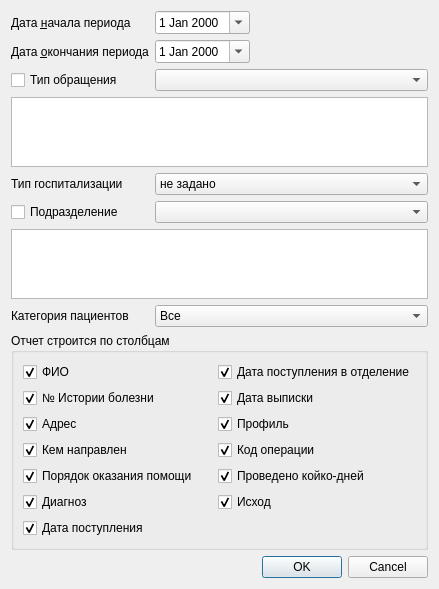
<?xml version="1.0" encoding="UTF-8"?>
<ui version="4.0">
 <class>ReportListLeavedClient</class>
 <widget class="QDialog" name="ReportListLeavedClient">
  <property name="geometry">
   <rect>
    <x>0</x>
    <y>0</y>
    <width>413</width>
    <height>549</height>
   </rect>
  </property>
  <property name="windowTitle">
   <string>Dialog</string>
  </property>
  <layout class="QGridLayout" name="gridLayout">
   <item row="13" column="0" colspan="4">
    <widget class="QGroupBox" name="grpFilterColumns">
     <property name="title">
      <string>Отчет строится по столбцам</string>
     </property>
     <layout class="QGridLayout" name="gridLayout_2">
      <item row="6" column="0">
       <widget class="QCheckBox" name="chkOrderEvent">
        <property name="text">
         <string>Порядок оказания помощи</string>
        </property>
        <property name="checked">
         <bool>true</bool>
        </property>
       </widget>
      </item>
      <item row="4" column="0">
       <widget class="QCheckBox" name="chkOrgReceived">
        <property name="text">
         <string>Кем направлен</string>
        </property>
        <property name="checked">
         <bool>true</bool>
        </property>
       </widget>
      </item>
      <item row="2" column="0">
       <widget class="QCheckBox" name="chkAddress">
        <property name="text">
         <string>Адрес</string>
        </property>
        <property name="checked">
         <bool>true</bool>
        </property>
       </widget>
      </item>
      <item row="0" column="0">
       <widget class="QCheckBox" name="chkFIO">
        <property name="text">
         <string>ФИО</string>
        </property>
        <property name="checked">
         <bool>true</bool>
        </property>
       </widget>
      </item>
      <item row="1" column="0">
       <widget class="QCheckBox" name="chkExternalId">
        <property name="text">
         <string>№ Истории болезни</string>
        </property>
        <property name="checked">
         <bool>true</bool>
        </property>
       </widget>
      </item>
      <item row="8" column="0">
       <widget class="QCheckBox" name="chkDiagnosis">
        <property name="text">
         <string>Диагноз</string>
        </property>
        <property name="checked">
         <bool>true</bool>
        </property>
       </widget>
      </item>
      <item row="9" column="0">
       <widget class="QCheckBox" name="chkSetDate">
        <property name="text">
         <string>Дата поступления</string>
        </property>
        <property name="checked">
         <bool>true</bool>
        </property>
       </widget>
      </item>
      <item row="0" column="1">
       <widget class="QCheckBox" name="chkMovingDate">
        <property name="text">
         <string>Дата поступления в отделение</string>
        </property>
        <property name="checked">
         <bool>true</bool>
        </property>
       </widget>
      </item>
      <item row="1" column="1">
       <widget class="QCheckBox" name="chkLeavedDate">
        <property name="text">
         <string>Дата выписки</string>
        </property>
        <property name="checked">
         <bool>true</bool>
        </property>
       </widget>
      </item>
      <item row="2" column="1">
       <widget class="QCheckBox" name="chkProfile">
        <property name="text">
         <string>Профиль</string>
        </property>
        <property name="checked">
         <bool>true</bool>
        </property>
       </widget>
      </item>
      <item row="4" column="1">
       <widget class="QCheckBox" name="chkOperation">
        <property name="text">
         <string>Код операции</string>
        </property>
        <property name="checked">
         <bool>true</bool>
        </property>
       </widget>
      </item>
      <item row="6" column="1">
       <widget class="QCheckBox" name="chkDays">
        <property name="text">
         <string>Проведено койко-дней</string>
        </property>
        <property name="checked">
         <bool>true</bool>
        </property>
       </widget>
      </item>
      <item row="8" column="1">
       <widget class="QCheckBox" name="chkResult">
        <property name="text">
         <string>Исход</string>
        </property>
        <property name="checked">
         <bool>true</bool>
        </property>
       </widget>
      </item>
     </layout>
    </widget>
   </item>
   <item row="8" column="0">
    <widget class="QCheckBox" name="chkOrgStructure">
     <property name="text">
      <string>Подразделение</string>
     </property>
    </widget>
   </item>
   <item row="0" column="2">
    <widget class="CDateEdit" name="edtBegDate">
     <property name="calendarPopup">
      <bool>true</bool>
     </property>
    </widget>
   </item>
   <item row="6" column="0">
    <widget class="QLabel" name="label_2">
     <property name="text">
      <string>Тип госпитализации</string>
     </property>
    </widget>
   </item>
   <item row="2" column="0" colspan="2">
    <widget class="QLabel" name="lblEndDate">
     <property name="text">
      <string>Дата &amp;окончания периода</string>
     </property>
     <property name="buddy">
      <cstring>edtEndDate</cstring>
     </property>
    </widget>
   </item>
   <item row="0" column="3">
    <spacer name="horizontalSpacer">
     <property name="orientation">
      <enum>Qt::Horizontal</enum>
     </property>
     <property name="sizeHint" stdset="0">
      <size>
       <width>40</width>
       <height>20</height>
      </size>
     </property>
    </spacer>
   </item>
   <item row="14" column="0" colspan="4">
    <widget class="QDialogButtonBox" name="buttonBox">
     <property name="orientation">
      <enum>Qt::Horizontal</enum>
     </property>
     <property name="standardButtons">
      <set>QDialogButtonBox::Cancel|QDialogButtonBox::Ok</set>
     </property>
    </widget>
   </item>
   <item row="0" column="0" colspan="2">
    <widget class="QLabel" name="lblBegDate">
     <property name="text">
      <string>Дата &amp;начала периода</string>
     </property>
     <property name="buddy">
      <cstring>edtBegDate</cstring>
     </property>
    </widget>
   </item>
   <item row="12" column="0">
    <widget class="QLabel" name="label">
     <property name="text">
      <string>Категория пациентов</string>
     </property>
    </widget>
   </item>
   <item row="2" column="2">
    <widget class="CDateEdit" name="edtEndDate">
     <property name="calendarPopup">
      <bool>true</bool>
     </property>
    </widget>
   </item>
   <item row="4" column="2" colspan="2">
    <widget class="CRBComboBox" name="cmbEventType"/>
   </item>
   <item row="4" column="0">
    <widget class="QCheckBox" name="chkEventType">
     <property name="text">
      <string>Тип обращения</string>
     </property>
    </widget>
   </item>
   <item row="5" column="0" colspan="4">
    <widget class="CRBListBox" name="lstEventType"/>
   </item>
   <item row="9" column="0" colspan="4">
    <widget class="CRBListBox" name="lstOrgStructure"/>
   </item>
   <item row="6" column="2" colspan="2">
    <widget class="QComboBox" name="cmbHospitalization">
     <item>
      <property name="text">
       <string>не задано</string>
      </property>
     </item>
     <item>
      <property name="text">
       <string>Круглосуточная</string>
      </property>
     </item>
     <item>
      <property name="text">
       <string>Дневная</string>
      </property>
     </item>
     <item>
      <property name="text">
       <string>Отказ</string>
      </property>
     </item>
    </widget>
   </item>
   <item row="8" column="2" colspan="2">
    <widget class="COrgStructureComboBox" name="cmbOrgStructure"/>
   </item>
   <item row="12" column="2" colspan="2">
    <widget class="QComboBox" name="cmbTypeRegistry">
     <item>
      <property name="text">
       <string>Все</string>
      </property>
     </item>
     <item>
      <property name="text">
       <string>Иностранцы</string>
      </property>
     </item>
     <item>
      <property name="text">
       <string>Иностранцы с регистрацией</string>
      </property>
     </item>
     <item>
      <property name="text">
       <string>Жители Санкт-Петербурга</string>
      </property>
     </item>
     <item>
      <property name="text">
       <string>Жители Лен. области</string>
      </property>
     </item>
     <item>
      <property name="text">
       <string>Иногородние</string>
      </property>
     </item>
    </widget>
   </item>
  </layout>
 </widget>
 <customwidgets>
  <customwidget>
   <class>CDateEdit</class>
   <extends>QDateEdit</extends>
   <header>library/DateEdit</header>
  </customwidget>
  <customwidget>
   <class>CRBComboBox</class>
   <extends>QComboBox</extends>
   <header>library/crbcombobox.h</header>
  </customwidget>
  <customwidget>
   <class>COrgStructureComboBox</class>
   <extends>QComboBox</extends>
   <header>Orgs/OrgStructComboBoxes</header>
  </customwidget>
  <customwidget>
   <class>CRBListBox</class>
   <extends>QListView</extends>
   <header>library/RBListBox.h</header>
  </customwidget>
 </customwidgets>
 <resources/>
 <connections>
  <connection>
   <sender>buttonBox</sender>
   <signal>accepted()</signal>
   <receiver>ReportListLeavedClient</receiver>
   <slot>accept()</slot>
   <hints>
    <hint type="sourcelabel">
     <x>248</x>
     <y>254</y>
    </hint>
    <hint type="destinationlabel">
     <x>157</x>
     <y>274</y>
    </hint>
   </hints>
  </connection>
  <connection>
   <sender>buttonBox</sender>
   <signal>rejected()</signal>
   <receiver>ReportListLeavedClient</receiver>
   <slot>reject()</slot>
   <hints>
    <hint type="sourcelabel">
     <x>316</x>
     <y>260</y>
    </hint>
    <hint type="destinationlabel">
     <x>286</x>
     <y>274</y>
    </hint>
   </hints>
  </connection>
 </connections>
</ui>
